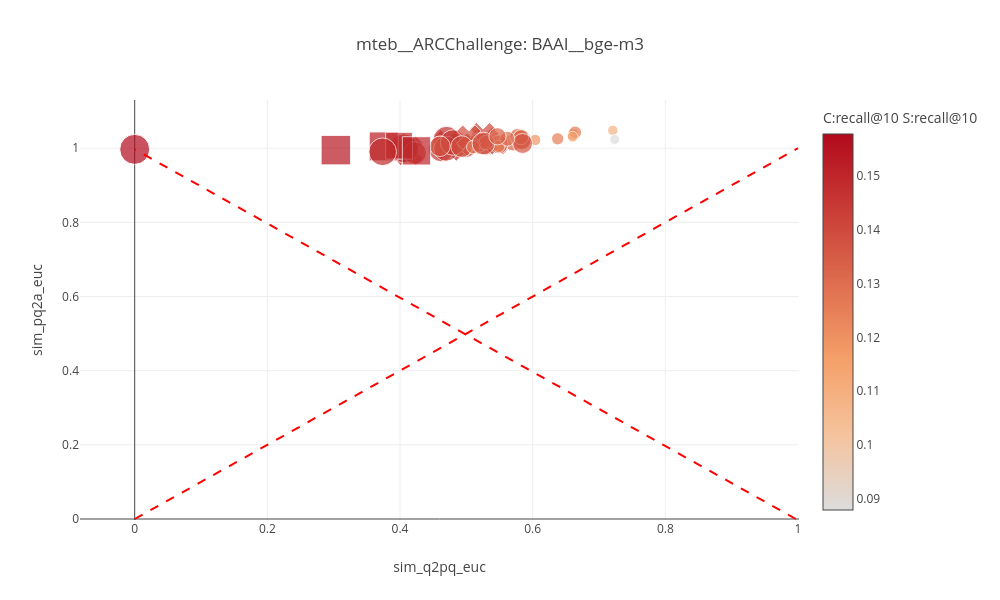
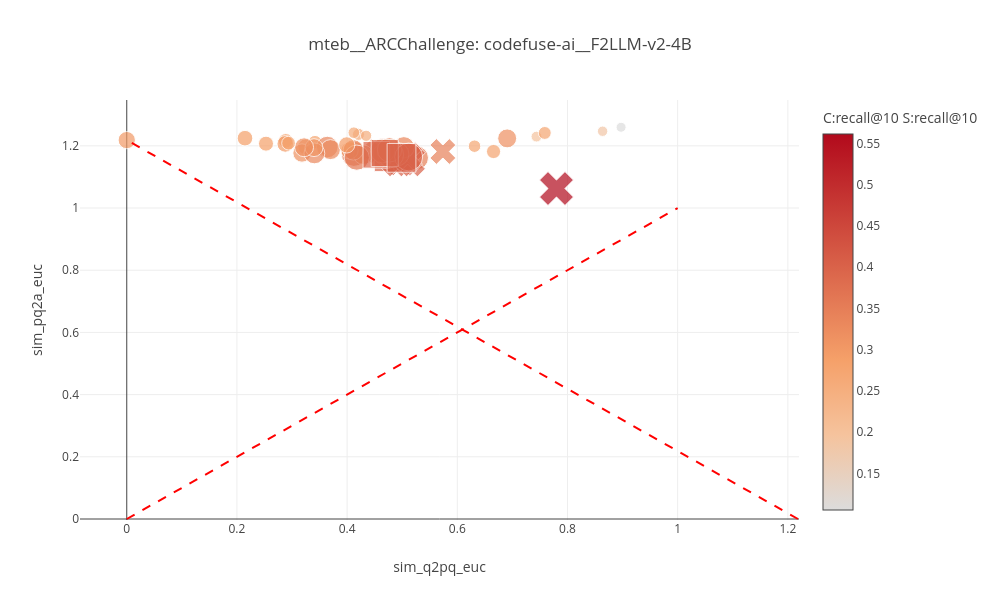
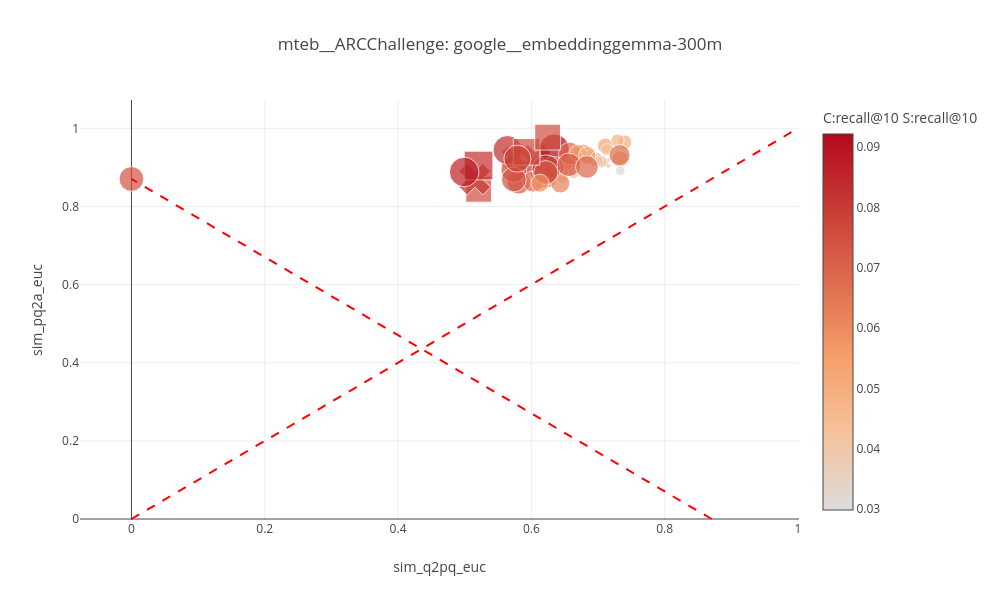
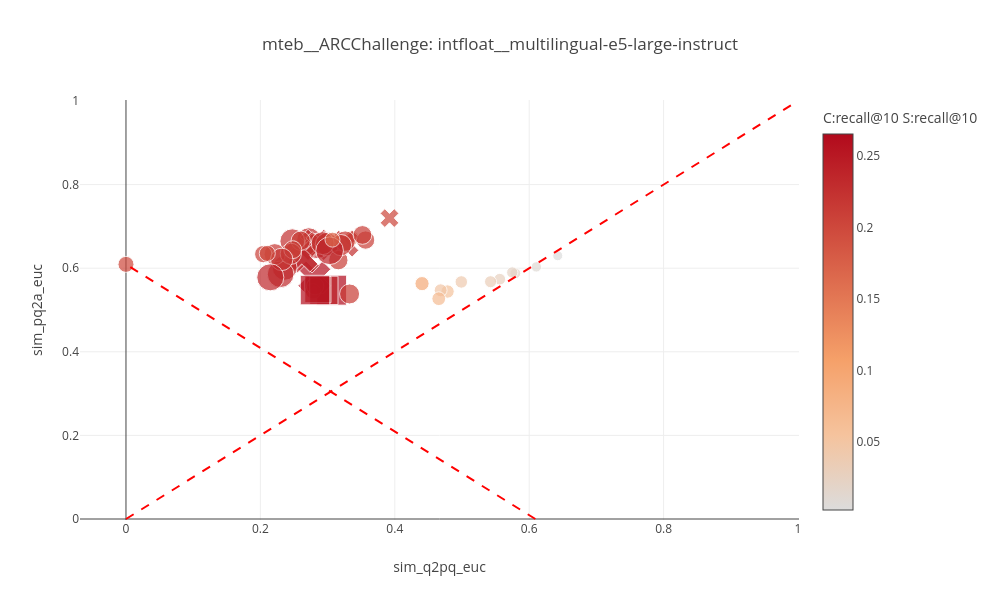

The code cell stored with these charts, in order, in its notebook:
### Code cell
for m in dfs.keys():
    df = dfs[m]
    #print(df.columns)
    sim_QA = df["sim_q2a_euc"][0]["mean"]  # this is the max value we can have
    x = "sim_q2pq_euc"#"hard_neg_sim_change_mean"
    y = "sim_pq2a_euc"#"paraphrase_neg_sim_change_mean" 
    sizes=f"recall@10"
    colors = f"recall@10"
    x_min=None
    x_max = None
    y_min=None
    y_max = None
    plot(df, x=x, y=y, sizes=sizes, colors=colors, title=f"{dataset}: {m}", x_min=x_min, x_max = x_max, y_min= y_min, y_max = y_max, add_line=[((0,0), (1,1)), ((sim_QA, 0), (0, sim_QA))])

### Figure 1 — Plotly figure (JSON) as saved in the notebook; plotly's stock layout.template omitted (floating-point values rounded to 4 significant figures)
{"data": [{"hovertemplate": "<b>Prompt:</b> %{text}<br><b>X (distance):</b> %{x:.4f}<br><b>Y (score):</b> %{y:.4f}<br>", "marker": {"color": [0.1578, 0.1544, 0.1186, 0.134, 0.1323, 0.134, 0.1399, 0.1314, 0.1382, 0.1485, 0.122, 0.1263, 0.1425, 0.1468, 0.1399, 0.1374, 0.1476, 0.1451, 0.1416, 0.1314, 0.128, 0.1092, 0.1348, 0.1357, 0.1288, 0.1527, 0.1433, 0.1357, 0.1254, 0.1451, 0.1305, 0.1365, 0.1135, 0.1314, 0.08788, 0.1374, 0.1288, 0.1391, 0.1254, 0.1527, 0.1476, 0.1502, 0.1382, 0.1297, 0.1382, 0.128, 0.1391, 0.1485, 0.1323], "colorbar": {"title": {"text": "C:recall@10 S:recall@10"}}, "showscale": true, "size": [30.0, 29.58, 11.25, 18.12, 17.29, 18.12, 23.54, 16.25, 21.67, 27.71, 11.67, 12.92, 24.58, 26.25, 23.54, 20.62, 26.88, 25.62, 24.17, 16.25, 13.54, 10.42, 18.75, 19.38, 14.38, 28.96, 25.0, 19.38, 12.29, 25.62, 15.42, 20.0, 10.83, 16.25, 10.0, 20.62, 14.38, 22.71, 12.29, 28.96, 26.88, 28.33, 21.67, 15.0, 21.67, 13.54, 22.71, 27.71, 17.29], "symbol": ["circle", "square", "circle", "circle", "circle", "x", "circle", "circle", "circle", "x", "circle", "circle", "x", "x", "x", "x", "circle", "circle", "circle", "circle", "circle", "circle", "circle", "circle", "circle", "circle", "circle", "circle", "circle", "circle", "circle", "circle", "circle", "circle", "circle", "circle", "circle", "circle", "circle", "square", "square", "square", "x", "circle", "circle", "circle", "circle", "circle", "circle"]}, "mode": "markers", "text": ["NO_PROMPT", "EMPTY", "Identify categories in user passages.", "Classify user passages.", "Retrieve text that are semantically similar to the given text.", "Retrieve text based on user query.", "Retrieve semantically similar text.", "Given a news summary, retrieve other semantically similar summaries.", "Retrieve parallel sentences.", "Retrieve the answer to the question.", "Identify the topic or theme of Reddit posts based on the titles.", "Identify the main and secondary category of Arxiv papers based on the titles.", "Given a question, retrieve the passage that best answers it.", "Retrieve.", "Find the most relevant passage that directly answers the question.", "Given a question, find a related document.", "Summarize the given paragraph into a short paragraph.", "Match the text to the short abstract.", "Retrieve a summary.", "Given the following brief summary, find the source document that contains the information it describes.", "Classify texts as entailment or contradiction.", "Determine whether the following two passages are contradictory, entailed, or neutral.", "Classify based on semantic similarity.", "Classify the following text into a meaningful cluster based on its content.", "Group documents related to the same topic.", "Cluster.", "Retrieve a similar passage.", "Represent this sentence for a natural language understanding task.", "Group passages based on semantic similarity.", "Retrieve duplicate questions from the forum.", "Retrieve the most relevant problem description for the given code implementation.", "Rerank products by relevance to the e-commerce query.", "Classify the sentiment of the given review as positive or negative.", "Generate a creative story based on the prompt.", "Extract all named entities from the text and categorise them as PERSON, LOCATION, or ORGANIZATION.", "Search for related information.", "Find documents related to the topic.", "Find something useful.", "Retrieve the passage that contains overlapping vocabulary with the source sentence.", "asdfjkl qpwoeiru zxcvbnm", "hgJKSbf oiawnef LKJHDS kdjfbs", "!!!! ??? ### @@@", "Given a question, retrieve Wikipedia passages that answer the question.", "Given a question, retrieve questions that are semantically equivalent to the given question.", "Retrieve the corresponding translation.", "Given an English sentence, find its translation.", "Retrieve parellel sentences.", "Translate.", "Find a sentence that has similar meaning."], "type": "scatter", "x": [0.0, 0.3033, 0.6039, 0.5094, 0.5704, 0.5473, 0.4984, 0.578, 0.5295, 0.473, 0.6609, 0.664, 0.5283, 0.4123, 0.5251, 0.4924, 0.4702, 0.4622, 0.4108, 0.5777, 0.586, 0.7209, 0.549, 0.583, 0.5228, 0.4058, 0.4696, 0.5185, 0.549, 0.4801, 0.5825, 0.5847, 0.6603, 0.5246, 0.7237, 0.4602, 0.5294, 0.4226, 0.6377, 0.3753, 0.3986, 0.4248, 0.5038, 0.5618, 0.493, 0.5105, 0.5258, 0.3738, 0.5469], "y": [0.9968, 0.9947, 1.022, 1.009, 1.016, 1.01, 1.006, 1.027, 1.01, 1.007, 1.037, 1.042, 1.02, 0.9929, 1.034, 1.009, 1.023, 0.9979, 0.9953, 1.032, 1.015, 1.048, 1.01, 1.022, 1.012, 0.9996, 0.9987, 1.015, 1.005, 1.015, 1.03, 1.013, 1.031, 1.019, 1.023, 1.005, 1.015, 0.9869, 1.025, 1.005, 1.007, 0.9927, 1.03, 1.025, 1.004, 1.003, 1.013, 0.9903, 1.032]}], "layout": {"height": 600, "legend": {"title": {"text": "colors:recall@10, size:recall@10"}}, "shapes": [{"line": {"color": "Red", "dash": "dash", "width": 2}, "type": "line", "x0": 0, "x1": 1, "xref": "x", "xsizemode": "scaled", "y0": 0, "y1": 1, "yref": "y", "ysizemode": "scaled"}, {"line": {"color": "Red", "dash": "dash", "width": 2}, "type": "line", "x0": 0.9968, "x1": 0, "xref": "x", "xsizemode": "scaled", "y0": 0, "y1": 0.9968, "yref": "y", "ysizemode": "scaled"}], "title": {"text": "mteb__ARCChallenge: BAAI__bge-m3"}, "width": 1000, "xaxis": {"range": [null, null], "title": {"text": "sim_q2pq_euc"}}, "yaxis": {"autorange": false, "range": [null, null], "title": {"text": "sim_pq2a_euc"}}}}

### Figure 2 — Plotly figure (JSON) as saved in the notebook; plotly's stock layout.template omitted (floating-point values rounded to 4 significant figures)
{"data": [{"hovertemplate": "<b>Prompt:</b> %{text}<br><b>X (distance):</b> %{x:.4f}<br><b>Y (score):</b> %{y:.4f}<br>", "marker": {"color": [0.2986, 0.3942, 0.2799, 0.349, 0.2884, 0.4061, 0.2901, 0.2782, 0.2841, 0.5614, 0.1058, 0.1971, 0.4002, 0.4044, 0.384, 0.3422, 0.3353, 0.343, 0.3618, 0.3336, 0.32, 0.2986, 0.3131, 0.273, 0.3311, 0.3618, 0.3259, 0.3319, 0.3089, 0.3174, 0.3456, 0.3626, 0.2765, 0.3174, 0.1843, 0.3507, 0.3507, 0.3959, 0.2935, 0.3899, 0.3916, 0.4019, 0.3447, 0.2901, 0.2619, 0.2534, 0.2952, 0.2577, 0.279], "colorbar": {"title": {"text": "C:recall@10 S:recall@10"}}, "showscale": true, "size": [17.29, 27.5, 14.17, 23.75, 15.0, 29.58, 15.62, 13.33, 14.58, 30.0, 10.0, 10.83, 28.33, 29.17, 26.25, 22.08, 21.67, 22.5, 25.21, 21.25, 19.58, 17.29, 18.33, 12.5, 20.42, 25.21, 20.0, 20.83, 17.92, 18.96, 23.33, 25.83, 12.92, 18.96, 10.42, 24.38, 24.38, 27.92, 16.25, 26.67, 27.08, 28.75, 22.92, 15.62, 12.08, 11.25, 16.67, 11.67, 13.75], "symbol": ["circle", "square", "circle", "circle", "circle", "x", "circle", "circle", "circle", "x", "circle", "circle", "x", "x", "x", "x", "circle", "circle", "circle", "circle", "circle", "circle", "circle", "circle", "circle", "circle", "circle", "circle", "circle", "circle", "circle", "circle", "circle", "circle", "circle", "circle", "circle", "circle", "circle", "square", "square", "square", "x", "circle", "circle", "circle", "circle", "circle", "circle"]}, "mode": "markers", "text": ["NO_PROMPT", "EMPTY", "Identify categories in user passages.", "Classify user passages.", "Retrieve text that are semantically similar to the given text.", "Retrieve text based on user query.", "Retrieve semantically similar text.", "Given a news summary, retrieve other semantically similar summaries.", "Retrieve parallel sentences.", "Retrieve the answer to the question.", "Identify the topic or theme of Reddit posts based on the titles.", "Identify the main and secondary category of Arxiv papers based on the titles.", "Given a question, retrieve the passage that best answers it.", "Retrieve.", "Find the most relevant passage that directly answers the question.", "Given a question, find a related document.", "Summarize the given paragraph into a short paragraph.", "Match the text to the short abstract.", "Retrieve a summary.", "Given the following brief summary, find the source document that contains the information it describes.", "Classify texts as entailment or contradiction.", "Determine whether the following two passages are contradictory, entailed, or neutral.", "Classify based on semantic similarity.", "Classify the following text into a meaningful cluster based on its content.", "Group documents related to the same topic.", "Cluster.", "Retrieve a similar passage.", "Represent this sentence for a natural language understanding task.", "Group passages based on semantic similarity.", "Retrieve duplicate questions from the forum.", "Retrieve the most relevant problem description for the given code implementation.", "Rerank products by relevance to the e-commerce query.", "Classify the sentiment of the given review as positive or negative.", "Generate a creative story based on the prompt.", "Extract all named entities from the text and categorise them as PERSON, LOCATION, or ORGANIZATION.", "Search for related information.", "Find documents related to the topic.", "Find something useful.", "Retrieve the passage that contains overlapping vocabulary with the source sentence.", "asdfjkl qpwoeiru zxcvbnm", "hgJKSbf oiawnef LKJHDS kdjfbs", "!!!! ??? ### @@@", "Given a question, retrieve Wikipedia passages that answer the question.", "Given a question, retrieve questions that are semantically equivalent to the given question.", "Retrieve the corresponding translation.", "Given an English sentence, find its translation.", "Retrieve parellel sentences.", "Translate.", "Find a sentence that has similar meaning."], "type": "scatter", "x": [0.0, 0.4743, 0.6658, 0.5261, 0.2527, 0.4985, 0.3247, 0.3416, 0.2886, 0.78, 0.8973, 0.7437, 0.5131, 0.4928, 0.5098, 0.4558, 0.364, 0.468, 0.4123, 0.5029, 0.4292, 0.4044, 0.318, 0.6313, 0.4114, 0.4175, 0.3697, 0.3406, 0.3399, 0.3219, 0.491, 0.4791, 0.7587, 0.6905, 0.8637, 0.4643, 0.477, 0.5118, 0.3993, 0.4531, 0.4683, 0.4987, 0.5738, 0.2146, 0.4206, 0.4345, 0.2878, 0.4122, 0.2937], "y": [1.218, 1.161, 1.182, 1.161, 1.207, 1.157, 1.197, 1.212, 1.216, 1.063, 1.26, 1.23, 1.152, 1.153, 1.165, 1.183, 1.196, 1.174, 1.174, 1.195, 1.171, 1.185, 1.177, 1.199, 1.187, 1.162, 1.188, 1.176, 1.194, 1.195, 1.173, 1.171, 1.241, 1.224, 1.247, 1.184, 1.187, 1.164, 1.203, 1.171, 1.177, 1.161, 1.182, 1.225, 1.237, 1.232, 1.206, 1.242, 1.209]}], "layout": {"height": 600, "legend": {"title": {"text": "colors:recall@10, size:recall@10"}}, "shapes": [{"line": {"color": "Red", "dash": "dash", "width": 2}, "type": "line", "x0": 0, "x1": 1, "xref": "x", "xsizemode": "scaled", "y0": 0, "y1": 1, "yref": "y", "ysizemode": "scaled"}, {"line": {"color": "Red", "dash": "dash", "width": 2}, "type": "line", "x0": 1.218, "x1": 0, "xref": "x", "xsizemode": "scaled", "y0": 0, "y1": 1.218, "yref": "y", "ysizemode": "scaled"}], "title": {"text": "mteb__ARCChallenge: codefuse-ai__F2LLM-v2-4B"}, "width": 1000, "xaxis": {"range": [null, null], "title": {"text": "sim_q2pq_euc"}}, "yaxis": {"autorange": false, "range": [null, null], "title": {"text": "sim_pq2a_euc"}}}}

### Figure 3 — Plotly figure (JSON) as saved in the notebook; plotly's stock layout.template omitted (floating-point values rounded to 4 significant figures)
{"data": [{"hovertemplate": "<b>Prompt:</b> %{text}<br><b>X (distance):</b> %{x:.4f}<br><b>Y (score):</b> %{y:.4f}<br>", "marker": {"color": [0.07423, 0.07509, 0.05205, 0.04266, 0.06143, 0.06655, 0.0657, 0.05375, 0.07167, 0.06826, 0.06399, 0.04949, 0.04778, 0.08106, 0.0802, 0.0401, 0.09215, 0.06058, 0.07509, 0.04693, 0.05205, 0.06911, 0.04949, 0.0384, 0.04266, 0.05375, 0.06741, 0.06826, 0.05461, 0.06229, 0.02986, 0.05461, 0.0529, 0.08191, 0.04778, 0.08362, 0.07338, 0.07423, 0.07167, 0.07594, 0.07509, 0.08276, 0.04863, 0.04352, 0.07765, 0.06741, 0.05887, 0.08703, 0.06911], "colorbar": {"title": {"text": "C:recall@10 S:recall@10"}}, "showscale": true, "size": [24.79, 25.83, 15.21, 11.46, 18.75, 20.42, 20.0, 16.46, 23.54, 21.88, 19.58, 14.38, 13.12, 27.92, 27.5, 10.83, 30.0, 18.33, 25.83, 12.5, 15.21, 22.71, 14.38, 10.42, 11.46, 16.46, 21.04, 21.88, 17.29, 19.17, 10.0, 17.29, 15.83, 28.33, 13.12, 29.17, 24.17, 24.79, 23.54, 26.67, 25.83, 28.75, 13.75, 12.08, 27.08, 21.04, 17.92, 29.58, 22.71], "symbol": ["circle", "square", "circle", "circle", "circle", "x", "circle", "circle", "circle", "x", "circle", "circle", "x", "x", "x", "x", "circle", "circle", "circle", "circle", "circle", "circle", "circle", "circle", "circle", "circle", "circle", "circle", "circle", "circle", "circle", "circle", "circle", "circle", "circle", "circle", "circle", "circle", "circle", "square", "square", "square", "x", "circle", "circle", "circle", "circle", "circle", "circle"]}, "mode": "markers", "text": ["NO_PROMPT", "EMPTY", "Identify categories in user passages.", "Classify user passages.", "Retrieve text that are semantically similar to the given text.", "Retrieve text based on user query.", "Retrieve semantically similar text.", "Given a news summary, retrieve other semantically similar summaries.", "Retrieve parallel sentences.", "Retrieve the answer to the question.", "Identify the topic or theme of Reddit posts based on the titles.", "Identify the main and secondary category of Arxiv papers based on the titles.", "Given a question, retrieve the passage that best answers it.", "Retrieve.", "Find the most relevant passage that directly answers the question.", "Given a question, find a related document.", "Summarize the given paragraph into a short paragraph.", "Match the text to the short abstract.", "Retrieve a summary.", "Given the following brief summary, find the source document that contains the information it describes.", "Classify texts as entailment or contradiction.", "Determine whether the following two passages are contradictory, entailed, or neutral.", "Classify based on semantic similarity.", "Classify the following text into a meaningful cluster based on its content.", "Group documents related to the same topic.", "Cluster.", "Retrieve a similar passage.", "Represent this sentence for a natural language understanding task.", "Group passages based on semantic similarity.", "Retrieve duplicate questions from the forum.", "Retrieve the most relevant problem description for the given code implementation.", "Rerank products by relevance to the e-commerce query.", "Classify the sentiment of the given review as positive or negative.", "Generate a creative story based on the prompt.", "Extract all named entities from the text and categorise them as PERSON, LOCATION, or ORGANIZATION.", "Search for related information.", "Find documents related to the topic.", "Find something useful.", "Retrieve the passage that contains overlapping vocabulary with the source sentence.", "asdfjkl qpwoeiru zxcvbnm", "hgJKSbf oiawnef LKJHDS kdjfbs", "!!!! ??? ### @@@", "Given a question, retrieve Wikipedia passages that answer the question.", "Given a question, retrieve questions that are semantically equivalent to the given question.", "Retrieve the corresponding translation.", "Given an English sentence, find its translation.", "Retrieve parellel sentences.", "Translate.", "Find a sentence that has similar meaning."], "type": "scatter", "x": [0.0, 0.5209, 0.6528, 0.6473, 0.6586, 0.6132, 0.6234, 0.7332, 0.5811, 0.5734, 0.6778, 0.74, 0.6856, 0.5152, 0.6061, 0.711, 0.6343, 0.6464, 0.5736, 0.7039, 0.6449, 0.6576, 0.6965, 0.7009, 0.6634, 0.6154, 0.6027, 0.6328, 0.67, 0.6433, 0.7333, 0.6839, 0.7111, 0.6221, 0.7293, 0.5643, 0.6216, 0.5737, 0.6562, 0.5928, 0.6244, 0.5208, 0.6838, 0.7136, 0.579, 0.7324, 0.6129, 0.4992, 0.6833], "y": [0.8705, 0.8439, 0.8921, 0.8737, 0.9168, 0.8978, 0.8729, 0.9212, 0.8619, 0.9236, 0.934, 0.9649, 0.9239, 0.8698, 0.9188, 0.9112, 0.9473, 0.9029, 0.8948, 0.9161, 0.9067, 0.9356, 0.9205, 0.9163, 0.8858, 0.8674, 0.8638, 0.9005, 0.9364, 0.859, 0.8913, 0.9311, 0.9549, 0.8959, 0.969, 0.9444, 0.8865, 0.8691, 0.9067, 0.9398, 0.9775, 0.9049, 0.9317, 0.9457, 0.9224, 0.9314, 0.8597, 0.8883, 0.9012]}], "layout": {"height": 600, "legend": {"title": {"text": "colors:recall@10, size:recall@10"}}, "shapes": [{"line": {"color": "Red", "dash": "dash", "width": 2}, "type": "line", "x0": 0, "x1": 1, "xref": "x", "xsizemode": "scaled", "y0": 0, "y1": 1, "yref": "y", "ysizemode": "scaled"}, {"line": {"color": "Red", "dash": "dash", "width": 2}, "type": "line", "x0": 0.8705, "x1": 0, "xref": "x", "xsizemode": "scaled", "y0": 0, "y1": 0.8705, "yref": "y", "ysizemode": "scaled"}], "title": {"text": "mteb__ARCChallenge: google__embeddinggemma-300m"}, "width": 1000, "xaxis": {"range": [null, null], "title": {"text": "sim_q2pq_euc"}}, "yaxis": {"autorange": false, "range": [null, null], "title": {"text": "sim_pq2a_euc"}}}}

### Figure 4 — Plotly figure (JSON) as saved in the notebook; plotly's stock layout.template omitted (floating-point values rounded to 4 significant figures)
{"data": [{"hovertemplate": "<b>Prompt:</b> %{text}<br><b>X (distance):</b> %{x:.4f}<br><b>Y (score):</b> %{y:.4f}<br>", "marker": {"color": [0.2005, 0.2654, 0.04096, 0.05631, 0.227, 0.2372, 0.2278, 0.2287, 0.1519, 0.2577, 0.04778, 0.02645, 0.2312, 0.2423, 0.2176, 0.2261, 0.2278, 0.1783, 0.2244, 0.2108, 0.01792, 0.009386, 0.06655, 0.03242, 0.2159, 0.2142, 0.2133, 0.2346, 0.2082, 0.2167, 0.2133, 0.09386, 0.00256, 0.2167, 0.02133, 0.2227, 0.2125, 0.2372, 0.2167, 0.2381, 0.2338, 0.2585, 0.2031, 0.2082, 0.209, 0.221, 0.1655, 0.2363, 0.2005], "colorbar": {"title": {"text": "C:recall@10 S:recall@10"}}, "showscale": true, "size": [16.04, 30.0, 12.5, 13.33, 24.17, 27.71, 24.79, 25.42, 14.58, 29.17, 12.92, 11.67, 25.83, 28.75, 22.08, 23.75, 24.79, 15.42, 23.33, 18.33, 10.83, 10.42, 13.75, 12.08, 20.42, 20.0, 19.38, 26.67, 17.29, 21.25, 19.38, 14.17, 10.0, 21.25, 11.25, 22.92, 18.75, 27.71, 21.25, 28.33, 26.25, 29.58, 16.67, 17.29, 17.92, 22.5, 15.0, 27.08, 16.04], "symbol": ["circle", "square", "circle", "circle", "circle", "x", "circle", "circle", "circle", "x", "circle", "circle", "x", "x", "x", "x", "circle", "circle", "circle", "circle", "circle", "circle", "circle", "circle", "circle", "circle", "circle", "circle", "circle", "circle", "circle", "circle", "circle", "circle", "circle", "circle", "circle", "circle", "circle", "square", "square", "square", "x", "circle", "circle", "circle", "circle", "circle", "circle"]}, "mode": "markers", "text": ["NO_PROMPT", "EMPTY", "Identify categories in user passages.", "Classify user passages.", "Retrieve text that are semantically similar to the given text.", "Retrieve text based on user query.", "Retrieve semantically similar text.", "Given a news summary, retrieve other semantically similar summaries.", "Retrieve parallel sentences.", "Retrieve the answer to the question.", "Identify the topic or theme of Reddit posts based on the titles.", "Identify the main and secondary category of Arxiv papers based on the titles.", "Given a question, retrieve the passage that best answers it.", "Retrieve.", "Find the most relevant passage that directly answers the question.", "Given a question, find a related document.", "Summarize the given paragraph into a short paragraph.", "Match the text to the short abstract.", "Retrieve a summary.", "Given the following brief summary, find the source document that contains the information it describes.", "Classify texts as entailment or contradiction.", "Determine whether the following two passages are contradictory, entailed, or neutral.", "Classify based on semantic similarity.", "Classify the following text into a meaningful cluster based on its content.", "Group documents related to the same topic.", "Cluster.", "Retrieve a similar passage.", "Represent this sentence for a natural language understanding task.", "Group passages based on semantic similarity.", "Retrieve duplicate questions from the forum.", "Retrieve the most relevant problem description for the given code implementation.", "Rerank products by relevance to the e-commerce query.", "Classify the sentiment of the given review as positive or negative.", "Generate a creative story based on the prompt.", "Extract all named entities from the text and categorise them as PERSON, LOCATION, or ORGANIZATION.", "Search for related information.", "Find documents related to the topic.", "Find something useful.", "Retrieve the passage that contains overlapping vocabulary with the source sentence.", "asdfjkl qpwoeiru zxcvbnm", "hgJKSbf oiawnef LKJHDS kdjfbs", "!!!! ??? ### @@@", "Given a question, retrieve Wikipedia passages that answer the question.", "Given a question, retrieve questions that are semantically equivalent to the given question.", "Retrieve the corresponding translation.", "Given an English sentence, find its translation.", "Retrieve parellel sentences.", "Translate.", "Find a sentence that has similar meaning."], "type": "scatter", "x": [0.0, 0.306, 0.499, 0.4785, 0.2721, 0.2826, 0.2475, 0.2842, 0.336, 0.2802, 0.4682, 0.5562, 0.266, 0.2614, 0.2863, 0.3265, 0.2362, 0.2783, 0.2991, 0.3566, 0.5794, 0.6107, 0.4654, 0.5425, 0.3262, 0.3328, 0.26, 0.2301, 0.2815, 0.2213, 0.316, 0.4405, 0.6425, 0.3199, 0.5748, 0.2926, 0.3519, 0.303, 0.2453, 0.2944, 0.2856, 0.2814, 0.3922, 0.2043, 0.2481, 0.2317, 0.3073, 0.2148, 0.2103], "y": [0.6092, 0.5474, 0.5671, 0.5442, 0.6679, 0.6558, 0.6646, 0.6533, 0.6719, 0.5776, 0.5472, 0.5737, 0.6235, 0.6296, 0.6576, 0.6587, 0.6009, 0.5448, 0.6572, 0.6673, 0.5878, 0.6031, 0.527, 0.5676, 0.6648, 0.5384, 0.6656, 0.5856, 0.557, 0.6333, 0.6192, 0.5631, 0.6298, 0.6552, 0.5898, 0.6599, 0.6795, 0.6417, 0.6344, 0.5469, 0.5487, 0.5477, 0.7199, 0.6337, 0.6443, 0.621, 0.6683, 0.5782, 0.6353]}], "layout": {"height": 600, "legend": {"title": {"text": "colors:recall@10, size:recall@10"}}, "shapes": [{"line": {"color": "Red", "dash": "dash", "width": 2}, "type": "line", "x0": 0, "x1": 1, "xref": "x", "xsizemode": "scaled", "y0": 0, "y1": 1, "yref": "y", "ysizemode": "scaled"}, {"line": {"color": "Red", "dash": "dash", "width": 2}, "type": "line", "x0": 0.6092, "x1": 0, "xref": "x", "xsizemode": "scaled", "y0": 0, "y1": 0.6092, "yref": "y", "ysizemode": "scaled"}], "title": {"text": "mteb__ARCChallenge: intfloat__multilingual-e5-large-instruct"}, "width": 1000, "xaxis": {"range": [null, null], "title": {"text": "sim_q2pq_euc"}}, "yaxis": {"autorange": false, "range": [null, null], "title": {"text": "sim_pq2a_euc"}}}}
